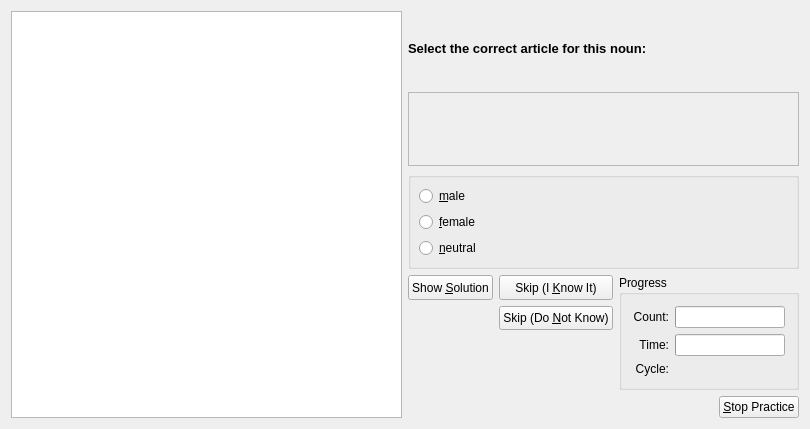
<ui version="4.0" >
 <author>Peter Hedlund &lt;peter.hedlund@kdemail.net></author>
 <class>ArtQueryDlgForm</class>
 <widget class="QWidget" name="ArtQueryDlgForm" >
  <property name="geometry" >
   <rect>
    <x>0</x>
    <y>0</y>
    <width>810</width>
    <height>429</height>
   </rect>
  </property>
  <property name="sizePolicy" >
   <sizepolicy vsizetype="Minimum" hsizetype="MinimumExpanding" >
    <horstretch>0</horstretch>
    <verstretch>0</verstretch>
   </sizepolicy>
  </property>
  <layout class="QHBoxLayout" >
   <item>
    <widget class="QGraphicsView" name="imageGraphicsView" >
     <property name="minimumSize" >
      <size>
       <width>150</width>
       <height>150</height>
      </size>
     </property>
    </widget>
   </item>
   <item>
    <layout class="QVBoxLayout" >
     <item>
      <widget class="QLabel" name="TextLabel1" >
       <property name="font" >
        <font>
         <family>Tahoma</family>
         <pointsize>10</pointsize>
         <weight>75</weight>
         <italic>false</italic>
         <bold>true</bold>
         <underline>false</underline>
         <strikeout>false</strikeout>
        </font>
       </property>
       <property name="text" >
        <string>Select the correct article for this noun:</string>
       </property>
      </widget>
     </item>
     <item>
      <widget class="QLabel" name="orgField" >
       <property name="sizePolicy" >
        <sizepolicy vsizetype="Minimum" hsizetype="Expanding" >
         <horstretch>0</horstretch>
         <verstretch>0</verstretch>
        </sizepolicy>
       </property>
       <property name="frameShape" >
        <enum>QFrame::StyledPanel</enum>
       </property>
       <property name="frameShadow" >
        <enum>QFrame::Plain</enum>
       </property>
       <property name="text" >
        <string/>
       </property>
      </widget>
     </item>
     <item>
      <widget class="QGroupBox" name="artGroup" >
       <property name="title" >
        <string/>
       </property>
       <layout class="QVBoxLayout" >
        <property name="spacing" >
         <number>6</number>
        </property>
        <property name="margin" >
         <number>8</number>
        </property>
        <item>
         <widget class="QRadioButton" name="maleRadio" >
          <property name="text" >
           <string>&amp;male</string>
          </property>
         </widget>
        </item>
        <item>
         <widget class="QRadioButton" name="femaleRadio" >
          <property name="text" >
           <string>&amp;female</string>
          </property>
         </widget>
        </item>
        <item>
         <widget class="QRadioButton" name="neutralRadio" >
          <property name="text" >
           <string>&amp;neutral</string>
          </property>
         </widget>
        </item>
       </layout>
      </widget>
     </item>
     <item>
      <layout class="QGridLayout" >
       <property name="margin" >
        <number>0</number>
       </property>
       <property name="spacing" >
        <number>6</number>
       </property>
       <item rowspan="2" row="0" column="1" >
        <widget class="QGroupBox" name="progressgroup" >
         <property name="sizePolicy" >
          <sizepolicy vsizetype="Minimum" hsizetype="Minimum" >
           <horstretch>0</horstretch>
           <verstretch>0</verstretch>
          </sizepolicy>
         </property>
         <property name="title" >
          <string>Progress</string>
         </property>
         <layout class="QGridLayout" >
          <property name="margin" >
           <number>11</number>
          </property>
          <property name="spacing" >
           <number>6</number>
          </property>
          <item row="0" column="1" >
           <widget class="QProgressBar" name="countbar" >
            <property name="orientation" >
             <enum>Qt::Horizontal</enum>
            </property>
           </widget>
          </item>
          <item row="1" column="1" >
           <widget class="QProgressBar" name="timebar" >
            <property name="orientation" >
             <enum>Qt::Horizontal</enum>
            </property>
           </widget>
          </item>
          <item row="0" column="0" >
           <widget class="QLabel" name="countlabel" >
            <property name="sizePolicy" >
             <sizepolicy vsizetype="Preferred" hsizetype="Preferred" >
              <horstretch>0</horstretch>
              <verstretch>0</verstretch>
             </sizepolicy>
            </property>
            <property name="text" >
             <string>Count:</string>
            </property>
            <property name="alignment" >
             <set>Qt::AlignRight|Qt::AlignTrailing|Qt::AlignVCenter</set>
            </property>
           </widget>
          </item>
          <item row="1" column="0" >
           <widget class="QLabel" name="timelabel" >
            <property name="sizePolicy" >
             <sizepolicy vsizetype="Preferred" hsizetype="Preferred" >
              <horstretch>0</horstretch>
              <verstretch>0</verstretch>
             </sizepolicy>
            </property>
            <property name="text" >
             <string>Time:</string>
            </property>
            <property name="alignment" >
             <set>Qt::AlignRight|Qt::AlignTrailing|Qt::AlignVCenter</set>
            </property>
           </widget>
          </item>
          <item row="2" column="0" >
           <widget class="QLabel" name="Cyclelabel" >
            <property name="sizePolicy" >
             <sizepolicy vsizetype="Preferred" hsizetype="Preferred" >
              <horstretch>0</horstretch>
              <verstretch>0</verstretch>
             </sizepolicy>
            </property>
            <property name="frameShape" >
             <enum>QFrame::NoFrame</enum>
            </property>
            <property name="text" >
             <string>Cycle:</string>
            </property>
            <property name="alignment" >
             <set>Qt::AlignRight|Qt::AlignTrailing|Qt::AlignVCenter</set>
            </property>
           </widget>
          </item>
          <item row="2" column="1" >
           <widget class="QLabel" name="progCount" >
            <property name="sizePolicy" >
             <sizepolicy vsizetype="Minimum" hsizetype="Preferred" >
              <horstretch>0</horstretch>
              <verstretch>0</verstretch>
             </sizepolicy>
            </property>
           </widget>
          </item>
         </layout>
        </widget>
       </item>
       <item row="0" column="0" >
        <layout class="QGridLayout" >
         <property name="margin" >
          <number>0</number>
         </property>
         <property name="spacing" >
          <number>6</number>
         </property>
         <item row="0" column="1" >
          <widget class="QPushButton" name="know_it" >
           <property name="sizePolicy" >
            <sizepolicy vsizetype="Minimum" hsizetype="Minimum" >
             <horstretch>0</horstretch>
             <verstretch>0</verstretch>
            </sizepolicy>
           </property>
           <property name="text" >
            <string>Skip (I &amp;Know It)</string>
           </property>
          </widget>
         </item>
         <item row="0" column="0" >
          <widget class="QPushButton" name="show_all" >
           <property name="sizePolicy" >
            <sizepolicy vsizetype="Minimum" hsizetype="Minimum" >
             <horstretch>0</horstretch>
             <verstretch>0</verstretch>
            </sizepolicy>
           </property>
           <property name="text" >
            <string>Show &amp;Solution</string>
           </property>
          </widget>
         </item>
         <item row="1" column="1" >
          <widget class="QPushButton" name="dont_know" >
           <property name="sizePolicy" >
            <sizepolicy vsizetype="Minimum" hsizetype="Minimum" >
             <horstretch>0</horstretch>
             <verstretch>0</verstretch>
            </sizepolicy>
           </property>
           <property name="text" >
            <string>Skip (Do &amp;Not Know)</string>
           </property>
          </widget>
         </item>
        </layout>
       </item>
       <item row="1" column="0" >
        <widget class="QLabel" name="status" >
         <property name="sizePolicy" >
          <sizepolicy vsizetype="Minimum" hsizetype="Expanding" >
           <horstretch>0</horstretch>
           <verstretch>0</verstretch>
          </sizepolicy>
         </property>
         <property name="frameShadow" >
          <enum>QFrame::Plain</enum>
         </property>
         <property name="text" >
          <string/>
         </property>
        </widget>
       </item>
       <item row="2" column="0" colspan="2" >
        <layout class="QHBoxLayout" >
         <item>
          <spacer>
           <property name="orientation" >
            <enum>Qt::Horizontal</enum>
           </property>
           <property name="sizeHint" stdset="0" >
            <size>
             <width>111</width>
             <height>20</height>
            </size>
           </property>
          </spacer>
         </item>
         <item>
          <widget class="QPushButton" name="stopPracticeButton" >
           <property name="text" >
            <string>&amp;Stop Practice</string>
           </property>
          </widget>
         </item>
        </layout>
       </item>
      </layout>
     </item>
    </layout>
   </item>
  </layout>
 </widget>
 <layoutdefault spacing="6" margin="11" />
 <tabstops>
  <tabstop>maleRadio</tabstop>
  <tabstop>femaleRadio</tabstop>
  <tabstop>neutralRadio</tabstop>
  <tabstop>show_all</tabstop>
  <tabstop>know_it</tabstop>
  <tabstop>dont_know</tabstop>
 </tabstops>
 <resources/>
 <connections/>
</ui>
